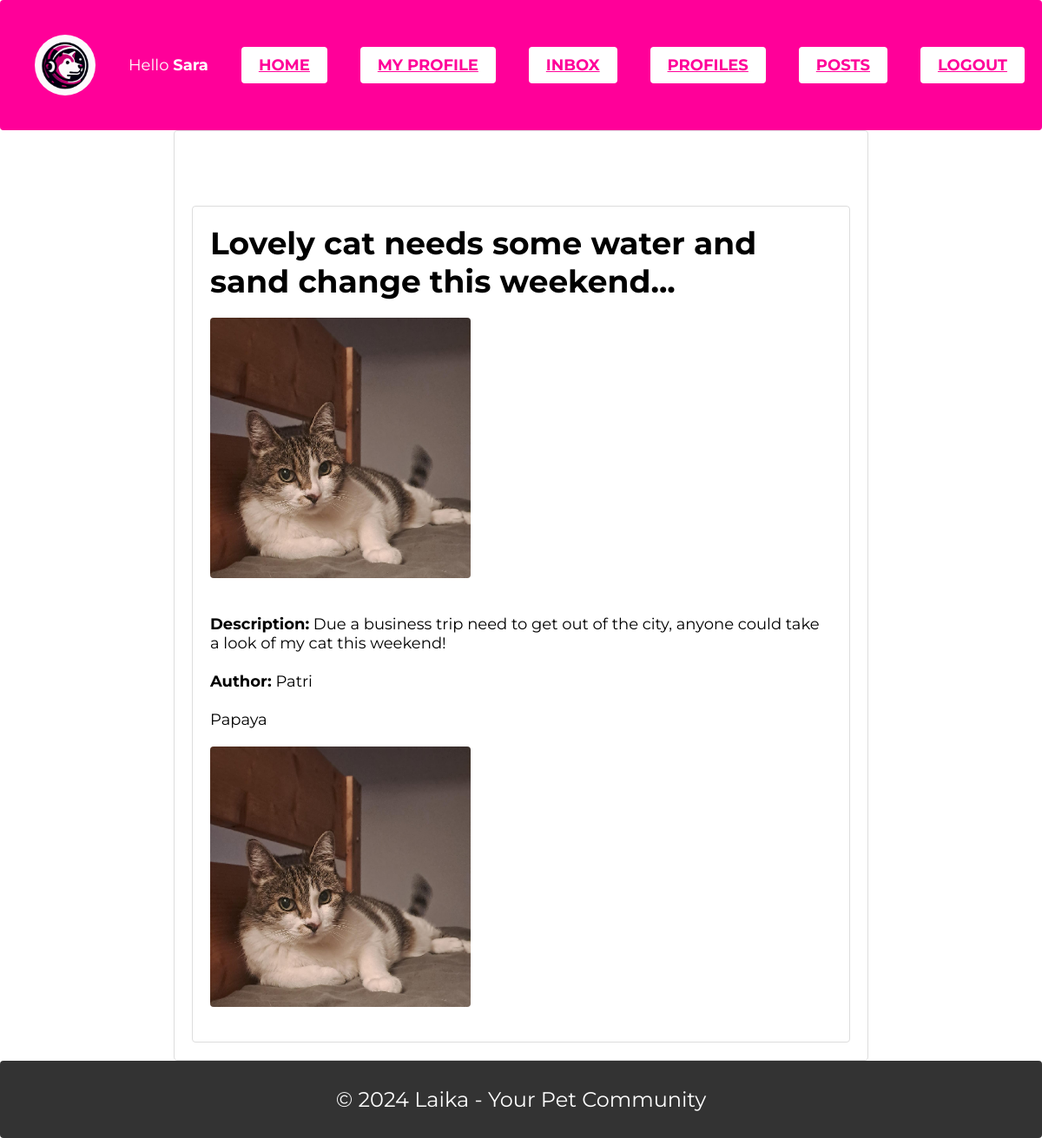
Page /laika/7/ (signed in) on the committed database.
### laika/models.py (models this page shows, shortened)
class Post(models.Model):
    author = models.ForeignKey(User, on_delete=models.CASCADE, related_name="laika_author")
    image = models.ImageField(upload_to='laika_img/', default='laika_img/laika_logo_400.png', null=True, blank=True)
    title = models.CharField(max_length=100)
    description = models.TextField()
    created_at = models.DateField(auto_now_add=True)
    updated_at = models.DateField(auto_now=True)
    class Meta:
        ordering = ['-updated_at']

class Pet(models.Model):
    owner = models.ForeignKey(User, on_delete=models.CASCADE)
    pet_name = models.CharField(max_length=20, default="None")
    species = models.CharField(max_length=20, default="None")
    species_type = models.CharField(max_length=20, null=True, blank=True, default="None")
    age = models.IntegerField(null=True, blank=True)
    sex = models.CharField(max_length=10, choices=[('Female', 'Female'),('Male', 'Male'), ('Other', 'Other')], default='None')
    weight = models.DecimalField(max_digits=5, decimal_places=2, null=True, blank=True)
    neutered = models.BooleanField(default=False)
    special_needs = models.TextField(null=True, blank=True,default='None')
    description = models.TextField(null=True, blank=True, default="None")

class LaikaProfileUser(models.Model):
    laika_user = models.OneToOneField(User, on_delete=models.CASCADE, related_name="lpu")
    image = models.ImageField(upload_to='laika_img/', default='laika_img/laika_logo_400.png', null=True, blank=True)

### laika/views.py (the view)
# urls.py: path('<int:pk>/', PostDetailView.as_view(), name='laika-post-detail'),
@method_decorator(login_required, name='dispatch')
class PostDetailView(DetailView):
    model = Post
    template_name = "laika/post_detail.html"
    context_object_name = "post"

### laika/templates/laika/post_detail.html (shortened to what this page needs)
{% extends "laika/base.html" %}
{% block content %}
    <br>
    <br>
    <br>
    <div class="content-container">
    <h1>{{post.title}}</h1>
    {% if post.image %}
        <img src="{{ post.image.url }}" class="post-image">
    {% endif %}
    <br>
    <p><strong>Description:</strong> {{post.description}}</p>
    <br>
    <p><strong>Author:</strong> {{post.author}}</p>
    <br>
    <p> {{ post.author.pet_set.first.pet_name}}</p>
    {% if post.author.lpu.image %}
        <img src="{{ post.author.lpu.image.url }} "class="author-image">
    {% endif %}
    {% endblock %}

### laika/templates/laika/navbar.html
{% load static %}
<link rel="stylesheet" type="text/css" href="{% static 'laika/styles.css' %}">
<body>
    <nav class="navbar">
        <div class="container-container">
            <img src="{% static 'laika/laika_logo_400.png' %}" alt="Laika Logo" id="laika_logo">
            {% if user.is_authenticated %}
                <a class="nav-item">Hello <strong>{{ user.username }}</strong></a>
                <a href="{% url 'home' %}" class="navbar-button nav-item">Home</a>
                <a href="{% url 'laika-profile' %}" class="navbar-button nav-item">My Profile</a>
                <a href="{% url 'messages' %}" class="navbar-button nav-item">Inbox</a>
                <a href="{% url 'laika-profile-list' %}" class="navbar-button nav-item">Profiles</a>
                <a href="{% url 'laika-post-list' %}" class="navbar-button nav-item">Posts</a>
                <a class="navbar-button" href="{% url 'account_signout' %}">LogOut</a>
            {% else %}
                <a href="{% url 'landing_view' %}" class="nav-item"></a>
                <div class="align-right">
                    <a class="navbar-button" href="{% url 'account_login' %}">Join!</a>
                </div>
            {% endif %}
        </div>
    </nav>
</body>

### laika/static/laika/styles.css (style rules this page uses)
* { margin: 0; padding: 0; box-sizing: border-box; border-radius: 4px; font-family: 'Montserrat', sans-serif; }
body { font-family: 'Montserrat', sans-serif; font-size: 18px; }
nav { display: flex; align-items: center; justify-content: space-between; background-color: #ff0099; padding: 10px 20px; }
.container-container { display: flex; align-items: center; justify-content: space-between; width: 100%; border-radius: 4px; }
#laika_logo { height: 70px; width: auto; margin-left: 20px; border-radius: 50%; }
.navbar-button { background-color: white; color: #ff0099; border: none; padding: 10px 20px; border-radius: 4px; text-transform: uppercase; font-weight: bold; }
main, .landing-text, .content-container, .form-container, .profile-form-container, .messages-container, .edit-post-container, .delete-post-container { max-width: 800px; margin: auto; padding: 20px; border: 1px solid #ddd; box-sizing: border-box; border-radius: 4px; }
.profile-image, .post-image, .author-image { width: 100%; height: auto; max-width: 300px; display: block; margin: 20px 0; border-radius: 4px; }

### rows in the picture
Post: title "Lovely cat needs some water and sand change this weekend...", image (picture), description "Due a business trip need to get out of the city, anyone could take a look of my cat this weekend!", author "Patri", author.pet_set.first.pet_name "Papaya", author.lpu.image (picture)

### other values in the picture
{{ user.username }} "Sara"
